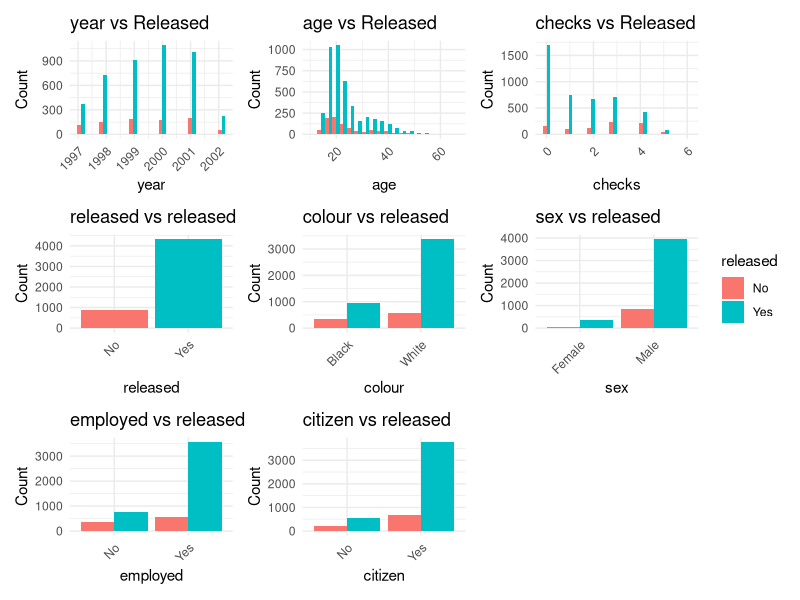

This figure's R source: (Note: this script raises an error after producing the figure.)
## ---- chunk 1
# Load required libraries
library(effects)    # For the Arrests dataset
library(ggplot2)    # For creating graphics
library(GGally)     # For advanced data visualization
library(patchwork)  # For combining multiple ggplot2 plots
## ---- chunk 2
# Load the Arrests dataset
data(Arrests)

# Function to create histograms for continuous variables
# This function takes the dataset and a variable name as input
plot_continuous <- function(data, x_var) {
  # Create a histogram showing distribution of a continuous variable
  # Colored by 'released' status to show relationship
  ggplot(data, aes_string(x = x_var)) +
    # Create histogram with 20 bins, separated by 'released' status
    geom_histogram(aes(fill = released), bins = 20, position = "dodge") +
    # Add informative labels
    labs(title = paste(x_var, "vs Released"),
         x = x_var,
         y = "Count") +
    # Use a clean, minimal theme
    theme_minimal() +
    # Rotate x-axis labels for better readability
    theme(axis.text.x = element_text(angle = 45, hjust = 1))
}

# Function to create bar plots for categorical variables
plot_categorical <- function(data, x_var) {
  # Create a bar plot showing distribution of a categorical variable
  # Colored by 'released' status to show relationship
  ggplot(data, aes_string(x = x_var, fill = "released")) +
    # Create bar plot with bars side by side
    geom_bar(position = "dodge") +
    # Add informative labels
    labs(title = paste(x_var, "vs released"),
         x = x_var,
         y = "Count") +
    # Use a clean, minimal theme
    theme_minimal() +
    # Rotate x-axis labels for better readability
    theme(axis.text.x = element_text(angle = 45, hjust = 1))
}

# Continuous variables are numeric
continuous_vars <- sapply(Arrests, is.numeric)
# Categorical variables are factors
categorical_vars <- sapply(Arrests, is.factor)

# Create plots for continuous variables
# Use lapply to apply the plotting function to each continuous variable
cont_plots <- lapply(names(Arrests)[continuous_vars], function(var) plot_continuous(Arrests, var))

# Create plots for categorical variables
# Use lapply to apply the plotting function to each categorical variable
cat_plots <- lapply(names(Arrests)[categorical_vars], function(var) plot_categorical(Arrests, var))

# Combine all plots using patchwork
# Reduce function helps to add multiple plots together
final_plot <- Reduce(`+`, c(cont_plots, cat_plots)) +
  # Arrange plots in 3 columns and collect legends
  plot_layout(ncol = 3, guides = "collect")

# Display the final combined plot
print(final_plot)
## ---- chunk 3
library(GGally)
library(ggplot2)
library(effects)
library(lifecycle)
library(stringr)
ggpairs_focus <- function(
    data,
    mapping = NULL,
    columns = 1:ncol(data),
    title = NULL,
    upper = list(continuous = "cor", combo = "box_no_facet", discrete = "count", na = "na"),
    lower = list(continuous = "points", combo = "facethist", discrete = "facetbar", na = "na"),
    diag = list(continuous = "densityDiag", discrete = "barDiag", na = "naDiag"),
    params = deprecated(),
    focus_mode = FALSE,  # Nouveau paramètre
    focus_column = NULL,  # Colonne à focaliser en mode 'focus_mode'
    ...,
    xlab = NULL,
    ylab = NULL,
    axisLabels = c("show", "internal", "none"),
    columnLabels = colnames(data[columns]),
    labeller = "label_value",
    switch = NULL,
    showStrips = NULL,
    legend = NULL,
    cardinality_threshold = 15,
    progress = NULL,
    proportions = NULL,
    legends = deprecated()) {
  if (lifecycle::is_present(legends)) {
    lifecycle::deprecate_warn(
      when = "2.2.2",
      what = "ggpairs(legends)",
      details = "Ability to put legends in each plot will be dropped in next releases."
    )
  }
    if (focus_mode && !is.null(focus_column)) {
      other_vars <- setdiff(names(data), focus_column)
      columns <- c(focus_column, other_vars)

      # Modifier les parties du graphique quand on est en mode 'focus_column'
      upper <- list(continuous = "blank", combo = "blank", discrete = "blank")
      lower <- list(continuous = "blank", combo = "blank", discrete = "blank")
      diag <- list(continuous = "blank", discrete = "blank")
    }
  if (lifecycle::is_present(params)) {
    lifecycle::deprecate_warn(
      when = "2.2.2",
      what = "ggpairs(params)"
    )
  }
  has_dots <- rlang::check_dots_empty(error = function(cnd) {
    TRUE
  })
  if (isTRUE(has_dots)) {
    lifecycle::deprecate_soft(when = "2.2.2", what = "ggpais(...)")
  }

  isSharedData <- inherits(data, "SharedData")

  data_ <- fix_data(data)
  data <- fix_data_slim(data_, isSharedData)

  if (
    !missing(mapping) && !is.list(mapping) &&
      missing(columns)
  ) {
    columns <- mapping
    mapping <- NULL
  }
  stop_if_bad_mapping(mapping)

  columns <- fix_column_values(data, columns, columnLabels, "columns", "columnLabels")

  stop_if_high_cardinality(data, columns, cardinality_threshold)

  upper <- check_and_set_ggpairs_defaults(
    "upper", upper,
    continuous = "cor", combo = "box_no_facet", discrete = "count", na = "na"
  )
  lower <- check_and_set_ggpairs_defaults(
    "lower", lower,
    continuous = "points", combo = "facethist", discrete = "facetbar", na = "na"
  )
  diag <- check_and_set_ggpairs_defaults(
    "diag", diag,
    continuous = "densityDiag", discrete = "barDiag", na = "naDiag",
    isDiag = TRUE
  )

  axisLabels <- fix_axis_label_choice(axisLabels, c("show", "internal", "none"))

  proportions <- ggmatrix_proportions(proportions, data, columns)

  # get plot type information
  dataTypes <- plot_types(data, columns, columns, allowDiag = TRUE)

  # make internal labels on the diag axis
  if (identical(axisLabels, "internal")) {
    dataTypes$plotType[dataTypes$posX == dataTypes$posY] <- "label"
  }

  ggpairsPlots <- lapply(seq_len(nrow(dataTypes)), function(i) {
    plotType <- dataTypes[i, "plotType"]

    posX <- dataTypes[i, "posX"]
    posY <- dataTypes[i, "posY"]
    xColName <- dataTypes[i, "xVar"]
    yColName <- dataTypes[i, "yVar"]

    if (posX > posY) {
      types <- upper
    } else if (posX < posY) {
      types <- lower
    } else {
      types <- diag
    }

    sectionAes <- add_and_overwrite_aes(
      add_and_overwrite_aes(
        aes(x = !!as.name(xColName), y = !!as.name(yColName)),
        mapping
      ),
      types$mapping
    )

    args <- list(types = types, sectionAes = sectionAes)
    if (plotType == "label") {
      args$label <- columnLabels[posX]
    }

    plot_fn <- ggmatrix_plot_list(plotType)

    p <- do.call(plot_fn, args)

    return(p)
  })

  plotMatrix <- ggmatrix(
    plots = ggpairsPlots,
    byrow = TRUE,
    nrow = length(columns),
    ncol = length(columns),
    xAxisLabels = (if (axisLabels == "internal") NULL else columnLabels),
    yAxisLabels = (if (axisLabels == "internal") NULL else columnLabels),
    labeller = labeller,
    switch = switch,
    showStrips = showStrips,
    showXAxisPlotLabels = identical(axisLabels, "show"),
    showYAxisPlotLabels = identical(axisLabels, "show"),
    title = title,
    xlab = xlab,
    ylab = ylab,
    data = data_,
    gg = NULL,
    progress = progress,
    legend = legend,
    xProportions = proportions,
    yProportions = proportions
  )

  plotMatrix
}
## ---- chunk 4
# Charger les données
data(Arrests)

# Créer un ggpairs avec une seule colonne (1, N)
custom_plot <- ggpairs_focus(Arrests,
                       columns = 1:length(selected_vars),  # Exclure 'released' des X
                       mapping = aes(color = released),  # Coloration par released
                       focus_mode = TRUE,
                       focus_column = "released"
)

# Afficher le plot
print(custom_plot)
